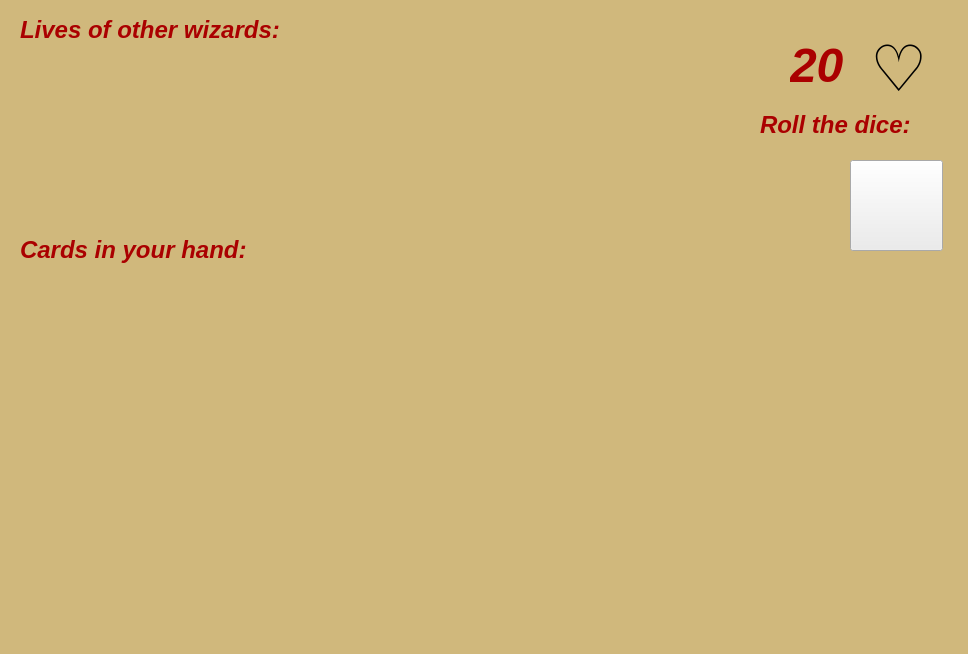
<?xml version="1.0" encoding="UTF-8"?>
<ui version="4.0">
 <class>Board</class>
 <widget class="QWidget" name="Board">
  <property name="geometry">
   <rect>
    <x>0</x>
    <y>0</y>
    <width>968</width>
    <height>654</height>
   </rect>
  </property>
  <property name="windowTitle">
   <string>Form</string>
  </property>
  <property name="styleSheet">
   <string notr="true">background-color: rgb(208, 184, 124);</string>
  </property>
  <widget class="QLabel" name="hart_image">
   <property name="geometry">
    <rect>
     <x>870</x>
     <y>10</y>
     <width>101</width>
     <height>121</height>
    </rect>
   </property>
   <property name="text">
    <string>&lt;html&gt;&lt;head/&gt;&lt;body&gt;&lt;p&gt;&lt;span style=&quot; font-size:48pt;&quot;&gt;♡&lt;/span&gt;&lt;/p&gt;&lt;/body&gt;&lt;/html&gt;</string>
   </property>
  </widget>
  <widget class="QLabel" name="life">
   <property name="geometry">
    <rect>
     <x>790</x>
     <y>30</y>
     <width>81</width>
     <height>71</height>
    </rect>
   </property>
   <property name="styleSheet">
    <string notr="true">font: 9pt &quot;Papyrus&quot;;</string>
   </property>
   <property name="text">
    <string>&lt;html&gt;&lt;head/&gt;&lt;body&gt;&lt;p&gt;&lt;span style=&quot; font-size:36pt; font-weight:700; font-style:italic; color:#aa0000;&quot;&gt;20&lt;/span&gt;&lt;/p&gt;&lt;/body&gt;&lt;/html&gt;</string>
   </property>
  </widget>
  <widget class="QLabel" name="label">
   <property name="geometry">
    <rect>
     <x>760</x>
     <y>100</y>
     <width>191</width>
     <height>51</height>
    </rect>
   </property>
   <property name="styleSheet">
    <string notr="true">font: 9pt &quot;Papyrus&quot;;</string>
   </property>
   <property name="text">
    <string>&lt;html&gt;&lt;head/&gt;&lt;body&gt;&lt;p&gt;&lt;span style=&quot; font-size:18pt; font-weight:700; font-style:italic; color:#aa0000;&quot;&gt;Roll the dice:&lt;/span&gt;&lt;/p&gt;&lt;/body&gt;&lt;/html&gt;</string>
   </property>
  </widget>
  <widget class="QPushButton" name="pushButton">
   <property name="geometry">
    <rect>
     <x>850</x>
     <y>160</y>
     <width>93</width>
     <height>91</height>
    </rect>
   </property>
   <property name="toolTip">
    <string>&lt;html&gt;&lt;head/&gt;&lt;body&gt;&lt;p&gt;&lt;a name=&quot;tw-target-text&quot;/&gt;&lt;span style=&quot; font-family:'inherit'; font-style:italic; color:#aa0000;&quot;&gt;c&lt;/span&gt;&lt;span style=&quot; font-family:'inherit'; font-style:italic; color:#aa0000;&quot;&gt;lick here&lt;/span&gt;&lt;/p&gt;&lt;/body&gt;&lt;/html&gt;</string>
   </property>
   <property name="whatsThis">
    <string>&lt;!DOCTYPE HTML PUBLIC &quot;-//W3C//DTD HTML 4.0//EN&quot; &quot;http://www.w3.org/TR/REC-html40/strict.dtd&quot;&gt;
&lt;html&gt;&lt;head&gt;&lt;meta name=&quot;qrichtext&quot; content=&quot;1&quot; /&gt;&lt;meta charset=&quot;utf-8&quot; /&gt;&lt;style type=&quot;text/css&quot;&gt;
p, li { white-space: pre-wrap; }
&lt;/style&gt;&lt;/head&gt;&lt;body style=&quot; font-family:'Segoe UI'; font-size:9pt; font-weight:400; font-style:normal;&quot;&gt;
&lt;p style=&quot; margin-top:0px; margin-bottom:-2px; margin-left:0px; margin-right:0px; -qt-block-indent:0; text-indent:0px; line-height:36px; background-color:#f8f9fa;&quot;&gt;&lt;a name=&quot;tw-target-text&quot;&gt;&lt;/a&gt;&lt;span style=&quot; font-family:'inherit'; font-size:11pt; font-style:italic; color:#aa0000;&quot;&gt;c&lt;/span&gt;&lt;span style=&quot; font-family:'inherit'; font-size:11pt; font-style:italic; color:#aa0000;&quot;&gt;lick to roll the dice&lt;/span&gt;&lt;/p&gt;&lt;/body&gt;&lt;/html&gt;</string>
   </property>
   <property name="styleSheet">
    <string notr="true">background-color: rgb(236, 236, 236);
font: 12pt &quot;Papyrus&quot;;</string>
   </property>
   <property name="text">
    <string/>
   </property>
  </widget>
  <widget class="QLabel" name="label_2">
   <property name="geometry">
    <rect>
     <x>20</x>
     <y>220</y>
     <width>281</width>
     <height>61</height>
    </rect>
   </property>
   <property name="styleSheet">
    <string notr="true">font: 9pt &quot;Papyrus&quot;;</string>
   </property>
   <property name="text">
    <string>&lt;html&gt;&lt;head/&gt;&lt;body&gt;&lt;p&gt;&lt;span style=&quot; font-size:18pt; font-weight:700; font-style:italic; color:#aa0000;&quot;&gt;Cards in your hand:&lt;/span&gt;&lt;/p&gt;&lt;/body&gt;&lt;/html&gt;</string>
   </property>
  </widget>
  <widget class="QLabel" name="label_3">
   <property name="geometry">
    <rect>
     <x>20</x>
     <y>0</y>
     <width>321</width>
     <height>61</height>
    </rect>
   </property>
   <property name="styleSheet">
    <string notr="true">font: 9pt &quot;Papyrus&quot;;</string>
   </property>
   <property name="text">
    <string>&lt;html&gt;&lt;head/&gt;&lt;body&gt;&lt;p&gt;&lt;span style=&quot; font-size:18pt; font-weight:700; font-style:italic; color:#aa0000;&quot;&gt;Lives of other wizards:&lt;/span&gt;&lt;/p&gt;&lt;/body&gt;&lt;/html&gt;</string>
   </property>
  </widget>
 </widget>
 <resources/>
 <connections/>
</ui>
